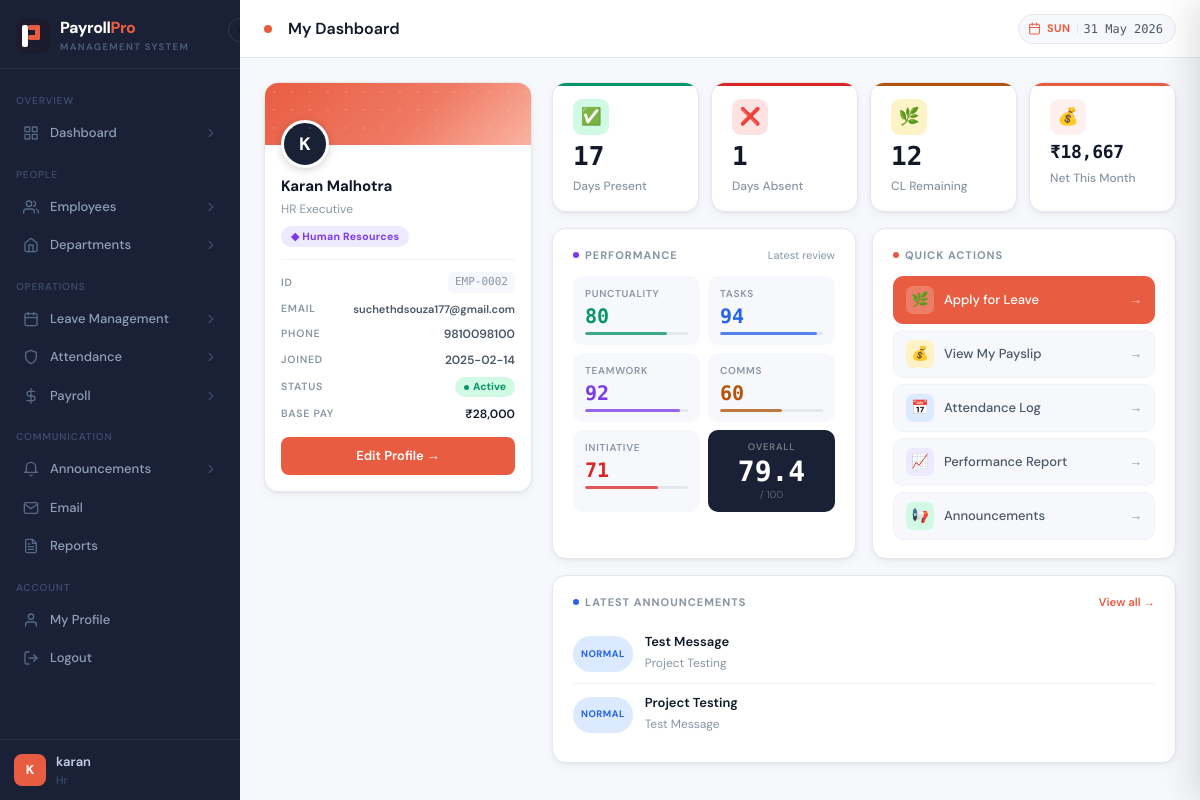
/my-dashboard (signed in), run on the app's committed database.
### tables this page shows
CREATE TABLE employees (
        employee_id INTEGER PRIMARY KEY AUTOINCREMENT,
        name TEXT NOT NULL, email TEXT UNIQUE, phone TEXT,
        position TEXT, department_id INTEGER, base_salary REAL DEFAULT 0,
        join_date TEXT, status TEXT DEFAULT 'Active',
        profile_pic TEXT DEFAULT 'default.png'
    , gender TEXT DEFAULT '', experience_years INTEGER DEFAULT 0);

CREATE TABLE departments (
        department_id INTEGER PRIMARY KEY AUTOINCREMENT,
        dept_name TEXT NOT NULL UNIQUE, manager TEXT
    );

CREATE TABLE cl_balance (
        cl_id INTEGER PRIMARY KEY AUTOINCREMENT,
        employee_id INTEGER UNIQUE, year INTEGER,
        total_cl INTEGER DEFAULT 12, used_cl INTEGER DEFAULT 0
    );

CREATE TABLE payroll (
        payroll_id INTEGER PRIMARY KEY AUTOINCREMENT,
        employee_id INTEGER, month INTEGER, year INTEGER,
        basic_pay REAL DEFAULT 0, overtime_pay REAL DEFAULT 0,
        deductions REAL DEFAULT 0, net_salary REAL DEFAULT 0,
        payment_status TEXT DEFAULT 'Pending'
    );

CREATE TABLE performance (
        perf_id INTEGER PRIMARY KEY AUTOINCREMENT,
        employee_id INTEGER, month INTEGER, year INTEGER,
        punctuality INTEGER DEFAULT 0, task_completion INTEGER DEFAULT 0,
        teamwork INTEGER DEFAULT 0, communication INTEGER DEFAULT 0,
        initiative INTEGER DEFAULT 0, overall_rating REAL DEFAULT 0,
        remarks TEXT, reviewed_by TEXT
    );

CREATE TABLE announcements (
        ann_id INTEGER PRIMARY KEY AUTOINCREMENT,
        title TEXT, body TEXT, category TEXT DEFAULT 'General',
        priority TEXT DEFAULT 'Normal', created_by TEXT,
        created_at TEXT, is_active INTEGER DEFAULT 1
    );

### app.py (the view)
@app.route("/my-dashboard")
@login_required
def my_dashboard():
    emp_id = session.get("employee_id")
    if not emp_id:
        return render_template("my_dashboard.html", emp=None, att=None, cl=None,
                               perf=None, payroll=None, anns=[])
    conn = get_connection()
    emp = conn.execute("""
        SELECT e.*, d.dept_name FROM employees e
        JOIN departments d ON e.department_id=d.department_id
        WHERE e.employee_id=?
    """, (emp_id,)).fetchone()
    today = datetime.date.today()
    att = conn.execute("""
        SELECT SUM(CASE WHEN status='Present' THEN 1 ELSE 0 END) as present,
               SUM(CASE WHEN status='Absent'  THEN 1 ELSE 0 END) as absent,
               SUM(CASE WHEN status='Leave'   THEN 1 ELSE 0 END) as on_leave
        FROM attendance WHERE employee_id=?
        AND strftime('%m',date)=? AND strftime('%Y',date)=?
    """, (emp_id, f"{today.month:02d}", str(today.year))).fetchone()
    cl = conn.execute("SELECT * FROM cl_balance WHERE employee_id=? AND year=?",
                      (emp_id, today.year)).fetchone()
    perf = conn.execute("""SELECT * FROM performance WHERE employee_id=?
        ORDER BY year DESC, month DESC LIMIT 1""", (emp_id,)).fetchone()
    payroll = conn.execute("""SELECT net_salary FROM payroll WHERE employee_id=? AND month=? AND year=?""",
                           (emp_id, today.month, today.year)).fetchone()
    anns = conn.execute("""SELECT * FROM announcements WHERE is_active=1 ORDER BY ann_id DESC LIMIT 3""").fetchall()
    conn.close()
    return render_template("my_dashboard.html", emp=emp, att=att, cl=cl,
                           perf=perf, payroll=payroll, anns=anns)

### app.py (called while the page is built)
def login_required(f):
    from functools import wraps
    @wraps(f)
    def decorated(*args, **kwargs):
        if "user_id" not in session:
            return redirect(url_for("login"))
        return f(*args, **kwargs)
    return decorated

@app.context_processor
def inject_globals():
    return {"now": datetime.date.today(), "calendar": calendar}

### database.py (called while the page is built)
def get_db_path(username=None):
    DEMO_USERS = {"admin", "hr", "amit"}
    if username is None:
        try:
            from flask import session
            username = session.get("db_owner") or session.get("username", "")
        except RuntimeError:
            return DEMO_DB
    if not username or username.lower() in DEMO_USERS:
        return DEMO_DB
    safe = "".join(c for c in username.lower() if c.isalnum() or c == "_")
    return os.path.join(BASE_DIR, f"payroll_{safe}.db")

def get_connection(username=None):
    db_path = get_db_path(username)
    conn = sqlite3.connect(db_path, timeout=30, check_same_thread=False)
    conn.row_factory = sqlite3.Row
    conn.execute("PRAGMA foreign_keys = ON")
    conn.execute("PRAGMA journal_mode = WAL")
    return conn

### templates/my_dashboard.html (shortened to what this page needs)
{% extends "base.html" %}
{% block page_title %}My Dashboard{% endblock %}
{% block content %}
{% if emp %}
<div class="d-layout">
  <div class="d-profile">
    <div class="d-banner">
      <div class="d-av-wrap">
        <div class="d-av">{{ emp.name[0] }}</div>
      </div>
    </div>
    <div class="d-pb">
      <div class="d-pname">{{ emp.name }}</div>
      <div class="d-ppos">{{ emp.position or '—' }}</div>
      <div class="d-dept">◆ {{ emp.dept_name }}</div>
      <hr class="d-div">
      <div class="d-mr">
        <span class="d-ml">ID</span>
        <span class="d-eid">EMP-{{ "%04d"|format(emp.employee_id) }}</span>
      </div>
      <div class="d-mr">
        <span class="d-ml">Email</span>
        <span class="d-mv" style="font-size:11px;">{{ emp.email or '—' }}</span>
      </div>
      <div class="d-mr">
        <span class="d-ml">Phone</span>
        <span class="d-mv">{{ emp.phone or '—' }}</span>
      </div>
      <div class="d-mr">
        <span class="d-ml">Joined</span>
        <span class="d-mv">{{ emp.join_date or '—' }}</span>
      </div>
      <div class="d-mr">
        <span class="d-ml">Status</span>
        <span class="d-chip {{ 'd-chip-on' if emp.status=='Active' else 'd-chip-off' }}">
          <span class="d-chipdot"></span>{{ emp.status }}
        </span>
      </div>
      <div class="d-mr">
        <span class="d-ml">Base Pay</span>
        <span class="d-mv" style="color:var(--text-1);">₹{{ "{:,.0f}".format(emp.base_salary) }}</span>
      </div>
      <a href="{{ url_for('profile') }}" class="d-ebtn">Edit Profile →</a>
    </div>
  </div>
  <div class="d-right">
    <div class="d-stats">
      <div class="stat-card d-sg">
        <div class="stat-icon">✅</div>
        <div class="stat-value">{{ att.present if att else 0 }}</div>
        <div class="stat-label">Days Present</div>
      </div>
      <div class="stat-card d-sr">
        <div class="stat-icon">❌</div>
        <div class="stat-value">{{ att.absent if att else 0 }}</div>
        <div class="stat-label">Days Absent</div>
      </div>
      <div class="stat-card d-sa">
        <div class="stat-icon">🌿</div>
        <div class="stat-value">{{ (cl.total_cl - cl.used_cl) if cl else 12 }}</div>
        <div class="stat-label">CL Remaining</div>
      </div>
      <div class="stat-card d-sb">
        <div class="stat-icon">💰</div>
        <div class="stat-value d-sv">{{ '₹'+"{:,.0f}".format(payroll.net_salary) if payroll else '—' }}</div>
        <div class="stat-label">Net This Month</div>
      </div>
    </div>
    <div class="d-mid">
      <div class="chart-card">
        <div class="d-sh">
          <div class="d-st">
            <span class="d-sd" style="background:var(--purple);"></span>Performance
          </div>
          <span style="font-size:11px;color:var(--text-3);">Latest review</span>
        </div>
        {% if perf %}
        <div class="d-pg">
          {% for label, val, clr in [
            ('Punctuality', perf.punctuality,     '#059669'),
            ('Tasks',       perf.task_completion, '#2563eb'),
            ('Teamwork',    perf.teamwork,         '#7c3aed'),
            ('Comms',       perf.communication,    '#b45309'),
            ('Initiative',  perf.initiative,       '#dc2626')
          ] %}
          <div class="d-pi">
            <div class="d-pl">{{ label }}</div>
            <div class="d-pv" style="color:{{ clr }};">{{ val }}</div>
            <div class="d-pt"><div class="d-pf" style="width:{{ val }}%;background:{{ clr }};opacity:.75;"></div></div>
          </div>
          {% endfor %}
          <div class="d-po">
            <div class="d-pol">Overall</div>
            <div class="d-pov">{{ perf.overall_rating }}</div>
            <div class="d-pos">/ 100</div>
          </div>
        </div>
        {% else %}
        <p style="color:var(--text-3);text-align:center;padding:28px 0;font-size:13px;">No performance review yet.</p>
        {% endif %}
      </div>
      <div class="chart-card">
        <div class="d-sh">
          <div class="d-st">
            <span class="d-sd" style="background:var(--brand);"></span>Quick Actions
          </div>
        </div>
        <div class="d-qal">
          <a href="{{ url_for('leaves') }}" class="d-qa d-qa-p">
            <span class="d-qi">🌿</span>Apply for Leave<span class="d-qa-arr">→</span>
          </a>
          <a href="{{ url_for('my_payslip') }}" class="d-qa">
            <span class="d-qi" style="background:var(--amber-bg);">💰</span>View My Payslip<span class="d-qa-arr">→</span>
          </a>
          <a href="{{ url_for('my_attendance') }}" class="d-qa">
            <span class="d-qi" style="background:var(--blue-bg);">📅</span>Attendance Log<span class="d-qa-arr">→</span>
          </a>
          <a href="{{ url_for('performance') }}" class="d-qa">
            <span class="d-qi" style="background:var(--purple-bg);">📈</span>Performance Report<span class="d-qa-arr">→</span>
          </a>
          <a href="{{ url_for('announcements') }}" class="d-qa">
            <span class="d-qi" style="background:var(--green-bg);">📢</span>Announcements<span class="d-qa-arr">→</span>
          </a>
        </div>
      </div>
    </div>
    {% if anns %}
    <div class="chart-card">
      <div class="d-sh">
        <div class="d-st">
          <span class="d-sd" style="background:var(--blue);"></span>Latest Announcements
        </div>
        <a href="{{ url_for('announcements') }}" class="d-sl">View all →</a>
      </div>
      {% for a in anns %}
      <div class="d-ai">
        <span class="d-ap {{ 'd-ap-h' if a.priority=='High' else 'd-ap-n' }}">{{ a.priority }}</span>
        <div>
          <div class="d-at">{{ a.title }}</div>
          <div class="d-ab">{{ a.body[:110] }}{% if a.body|length > 110 %}…{% endif %}</div>
        </div>
      </div>
      {% endfor %}
    </div>
    {% endif %}
  </div>
</div>
{% else %}
<div class="chart-card" style="text-align:center;padding:48px;">
  <p style="color:var(--text-3);font-size:14px;">No employee profile linked to this account.</p>
</div>
{% endif %}
{% endblock %}

### templates/base.html (style rules this page uses)
:root { --brand: #e85d42; --brand-light: #d44f36; --brand-dim: #fdf0ee; --brand-glow: rgba(232,93,66,.13); --accent: #f59e0b; --sidebar-bg: #1a2035; --sidebar-w: 240px; --sidebar-w-sm: 60px; --bg: #f7f8fc; --surface: #ffffff; --border: #e4e8ed; --border-light: #f1f3f7; --text-1: #111827; --text-2: #4b5768; --text-3: #8a95a3; --green: #059669; --green-bg: #d1fae5; --red: #dc2626; --red-bg: #fee2e2; --amber: #b45309; --amber-bg: #fef3c7; --blue: #2563eb; --blue-bg: #dbeafe; --purple: #7c3aed; --purple-bg: #ede9fe; --grey: #6b7280; --grey-bg: #f3f4f6; --radius: 10px; --radius-lg: 14px; --shadow: 0 1px 3px rgba(0,0,0,.06), 0 4px 12px rgba(0,0,0,.04); --shadow-md:0 4px 16px rgba(0,0,0,.10); --font: 'DM Sans', system-ui, sans-serif; --mono: 'DM Mono', monospace; --anim: 220ms cubic-bezier(.4,0,.2,1); }
*, *::before, *::after { box-sizing: border-box; margin: 0; padding: 0; }
html { height: 100%; }
body { font-family: var(--font); background: var(--bg); color: var(--text-1); min-height: 100%; display: flex; font-size: 14px; line-height: 1.5; }
.stat-card { transition: transform .2s cubic-bezier(.22,1,.36,1), box-shadow .2s cubic-bezier(.22,1,.36,1) !important; }
.stat-card { background: var(--surface); border: 1px solid var(--border); border-radius: var(--radius-lg); padding: 16px 20px; box-shadow: var(--shadow); display: flex; flex-direction: column; gap: 8px; cursor: pointer; transition: box-shadow var(--anim), transform var(--anim), border-color var(--anim); position: relative; overflow: hidden; text-decoration: none; }
.stat-card::before { content: ''; position: absolute; top: 0; left: 0; right: 0; height: 3px; background: var(--card-accent, var(--brand)); border-radius: var(--radius-lg) var(--radius-lg) 0 0; }
.stat-icon { width: 36px; height: 36px; border-radius: 9px; display: flex; align-items: center; justify-content: center; font-size: 17px; background: var(--card-bg, var(--brand-dim)); flex-shrink: 0; }
.stat-value { font-size: 26px; font-weight: 700; color: var(--text-1); line-height: 1; font-family: var(--mono); }
.stat-label { font-size: 12px; color: var(--text-3); font-weight: 500; }
.chart-card { background: var(--surface); border: 1px solid var(--border); border-radius: var(--radius-lg); padding: 18px 20px; box-shadow: var(--shadow); }

### data on the page
employees: name "K", name "Karan Malhotra", position "HR Executive", employee_id "0002", email "suchethdsouza177@gmail.com", phone "9810098100", join_date "2025-02-14", status "Active", base_salary "28,000"
departments: dept_name "Human Resources"
cl_balance: (cl.total_cl-cl.used_cl)ifclelse12 "12"
payroll: net_salary "₹18,667"
performance: overall_rating "79.4"
announcements: priority "NORMAL", title "Test Message", body "Project Testing"
announcements: priority "NORMAL", title "Project Testing", body "Test Message"

### other printed values
{{ session.username[0].upper() if session.username else 'U' }} "K"
{{ session.username }} "karan"
{{ session.role | capitalize }} "Hr"
{{ att.present if att else 0 }} "17"
{{ att.absent if att else 0 }} "1"
{{ label }} "PUNCTUALITY" "TASKS" "TEAMWORK" "COMMS" "INITIATIVE"
{{ val }} "80" "94" "92" "60" "71"
